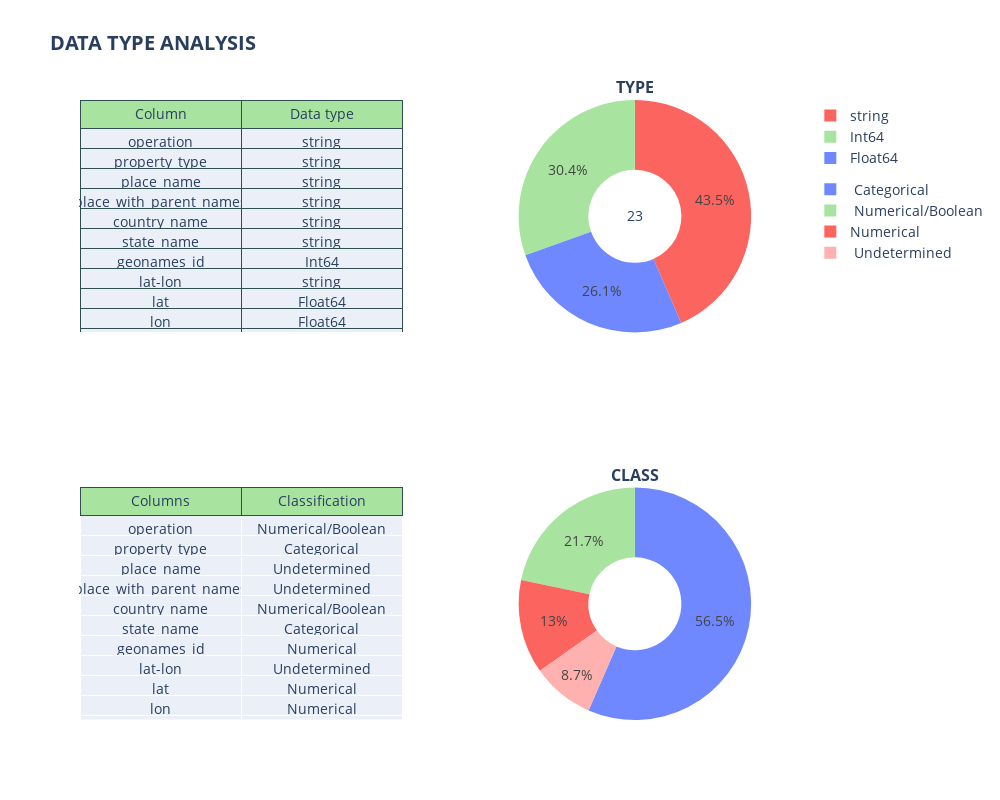

This figure's notebook cell:
### Markdown cell above
Con esas limitaciones en mente, desarrollamos una función que utilizaremos de forma constante para controlar la evolución de nuestros datos durante el proceso de limpieza. En esta se eflejan los tipos de datos, su distribución y numero de columnas.

A partir de este pequeño dashboard observamos que: <br>
<li>Hay un total de 19 columnas.
<li>Sus tipos de datos (str, float e int) se encuentran balanceados. 
<li>La mayoría de las variables son de tipo númerica.
<li>Hay un número no despreciable de variables indeterminadas, probablemente producto de tener valores concatenados.
<li>Si bien observamos presencia de variables de tipo booleanas, estas solo fueron clasificadas como tal por tener un solo valor, es decir, por ser constantes.
</li> <br>

### Code cell
fig = table_dtype(df, rtn=False)
fig.show()

### Figure 1 — Plotly figure (JSON) as saved in the notebook; plotly's stock layout.template omitted (floating-point values rounded to 4 significant figures)
{"data": [{"domain": {"x": [0.55, 1], "y": [0.625, 1]}, "hole": 0.4, "labels": ["string", "Int64", "Float64"], "legendgroup": "pie", "marker": {"colors": ["#FC645F", "#A8E4A0", "#7088FF", "#FEB1AF"]}, "textposition": "inside", "title": {"text": "23"}, "type": "pie", "values": [10, 7, 6]}, {"cells": {"line": {"color": "darkslategray"}, "values": [["operation", "property_type", "place_name", "place_with_parent_names", "country_name", "state_name", "geonames_id", "lat-lon", "lat", "lon", "price", "currency", "price_aprox_local_currency", "price_aprox_usd", "surface_total_in_m2", "surface_covered_in_m2", "price_usd_per_m2", "price_per_m2", "floor", "rooms", "expenses", "description", "title"], ["string", "string", "string", "string", "string", "string", "Int64", "string", "Float64", "Float64", "Int64", "string", "Float64", "Float64", "Int64", "Int64", "Float64", "Float64", "Int64", "Int64", "Int64", "string", "string"]]}, "domain": {"x": [0, 0.45], "y": [0.625, 1]}, "header": {"fill": {"color": "#A8E4A0"}, "line": {"color": "darkslategray"}, "values": ["Column", "Data type"]}, "type": "table"}, {"cells": {"values": [["operation", "property_type", "place_name", "place_with_parent_names", "country_name", "state_name", "geonames_id", "lat-lon", "lat", "lon", "price", "currency", "price_aprox_local_currency", "price_aprox_usd", "surface_total_in_m2", "surface_covered_in_m2", "price_usd_per_m2", "price_per_m2", "floor", "rooms", "expenses", "description", "title"], ["Numerical/Boolean", "Categorical", "Undetermined", "Undetermined", "Numerical/Boolean", "Categorical", "Numerical", "Undetermined", "Numerical", "Numerical", "Numerical", "Categorical", "Numerical", "Numerical", "Numerical", "Numerical", "Numerical", "Numerical", "Numerical", "Numerical", "Numerical", "Undetermined", "Undetermined"]]}, "domain": {"x": [0, 0.45], "y": [0, 0.375]}, "header": {"fill": {"color": "#A8E4A0"}, "line": {"color": "darkslategray"}, "values": ["Columns", "Classification"]}, "type": "table"}, {"domain": {"x": [0.55, 1], "y": [0, 0.375]}, "hole": 0.4, "labels": ["Numerical", " Numerical/Boolean", " Categorical", " Undetermined"], "legendgroup": "pie2", "marker": {"colors": ["#FC645F", "#A8E4A0", "#7088FF", "#FEB1AF"]}, "type": "pie", "values": [3, 5, 13, 2]}], "layout": {"annotations": [{"font": {"size": 16}, "showarrow": false, "text": "<b>TYPE", "x": 0.775, "xanchor": "center", "xref": "paper", "y": 1, "yanchor": "bottom", "yref": "paper"}, {"font": {"size": 16}, "showarrow": false, "text": "<b>CLASS", "x": 0.775, "xanchor": "center", "xref": "paper", "y": 0.375, "yanchor": "bottom", "yref": "paper"}], "font": {"size": 14}, "height": 800, "title": {"text": "<b>DATA TYPE ANALYSIS"}, "width": 1000}}
